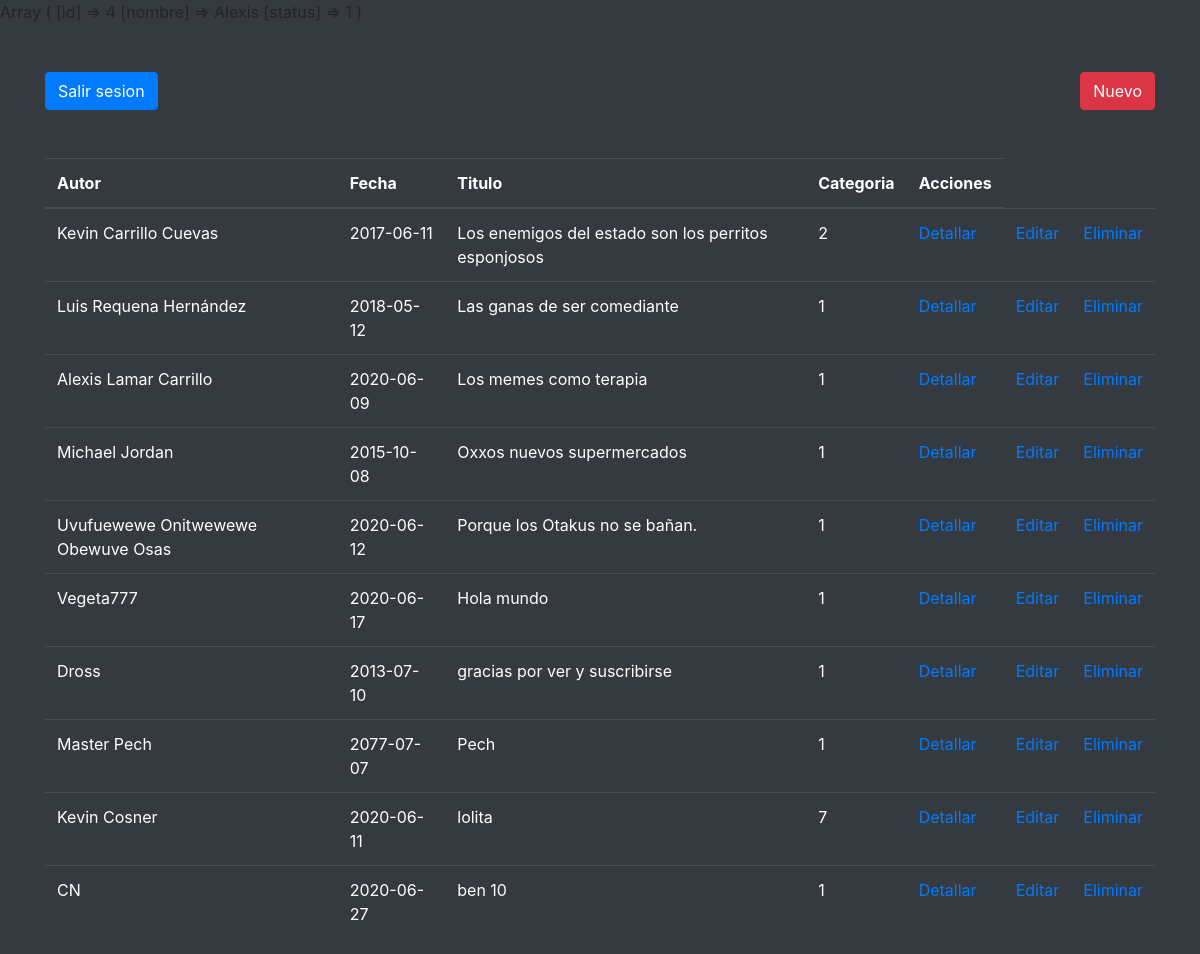
The page /MODULOS/BLOG/index.php (signed in) on the database its author committed.
### tables this page shows
CREATE TABLE IF NOT EXISTS `blog` (
  `ID_User` int(11) NOT NULL AUTO_INCREMENT,
  `Titulo` varchar(100) NOT NULL,
  `Descrip` varchar(400) NOT NULL,
  `Fecha` date NOT NULL,
  `Autor` varchar(50) NOT NULL,
  `Status` int(1) NOT NULL DEFAULT '1',
  `Categorias_FK` int(11) NOT NULL,
  PRIMARY KEY (`ID_User`),
  KEY `Categorias_FK` (`Categorias_FK`)
);

### MODULOS/BLOG/index.php (the view, shortened to what this page needs)
<!DOCTYPE html>
<html lang="es-MX">
<head>
<link rel="stylesheet" href="https://stackpath.bootstrapcdn.com/bootstrap/4.5.0/css/bootstrap.min.css"
</head>
<body class="bg-dark">
<?php
print_r($_SESSION);
?>
<?php
require_once 'conexion.php';
?>
<div class="container mt-5">
	<div class="row">
		<div class="col-sm-12">
			<a href="fomulario_blog.php" class="btn btn-danger float-right mb-5">Nuevo </a>
			<a href ="cerrarsesion.php" class="btn btn-primary  mb-5">Salir sesion</a>
		</div>
		<div class="col-sm-12">
	<div class="table-responsive">
		<table class="table table-stripped table-dark table-hover table-dark">
			<thead class="thead-dark">
				<tr>
					<th>Autor</th>
					<th>Fecha</th>
					<th>Titulo</th>
					<th>Categoria</th>
					<th>Acciones</th>
				</tr>
			</thead>
			<tbody>
				<?php
				$Consulta ="SELECT * FROM blog";
				$Resultado = mysqli_query($mysqli, $Consulta);
				while($Fila= mysqli_fetch_array($Resultado)){
				?>
				<tr>
					<td>   <?php echo $Fila ["Autor"]; ?>  </td>
					<td>  <?php echo $Fila ["Fecha"]; ?> </td>
					<td>  <?php echo $Fila ["Titulo"]; ?> </td>
					<td>   <?php echo $Fila ["Categorias_FK"]; ?></td>
					<td><a href="detalle_blog.php?id=<?php echo $Fila["ID_User"]; ?> ">Detallar</a></td>
					<td><a href="fedicion_blog.php?id=<?php echo $Fila["ID_User"]; ?> ">Editar</a></td>
					<td><a href="eliminar_blog.php?id=<?php echo $Fila["ID_User"]; ?> ">Eliminar</a></td>
				</tr>
			<?php }?>
			</tbody>
		</table>
	</div>
	</div>
</div>
	</div>
</body>
</html>

### rows shown on the page
blog: Autor "Kevin Carrillo Cuevas", Fecha "2017-06-11", Titulo "Los enemigos del estado son los perritos esponjosos", Categorias_FK "2"
blog: Autor "Luis Requena Hernández", Fecha "2018-05-12", Titulo "Las ganas de ser comediante", Categorias_FK "1"
blog: Autor "Alexis Lamar Carrillo", Fecha "2020-06-09", Titulo "Los memes como terapia", Categorias_FK "1"
blog: Autor "Michael Jordan", Fecha "2015-10-08", Titulo "Oxxos nuevos supermercados", Categorias_FK "1"
blog: Autor "Uvufuewewe Onitwewewe Obewuve Osas", Fecha "2020-06-12", Titulo "Porque los Otakus no se bañan.", Categorias_FK "1"
blog: Autor "Vegeta777", Fecha "2020-06-17", Titulo "Hola mundo", Categorias_FK "1"
blog: Autor "Dross", Fecha "2013-07-10", Titulo "gracias por ver y suscribirse", Categorias_FK "1"
blog: Autor "Master Pech", Fecha "2077-07-07", Titulo "Pech", Categorias_FK "1"
blog: Autor "Kevin Cosner", Fecha "2020-06-11", Titulo "lolita", Categorias_FK "7"
blog: Autor "CN", Fecha "2020-06-27", Titulo "ben 10", Categorias_FK "1"
